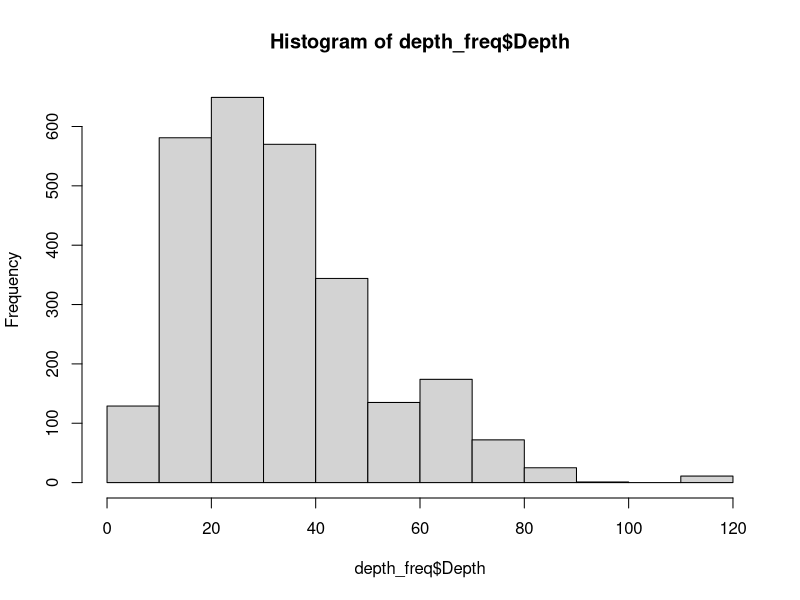
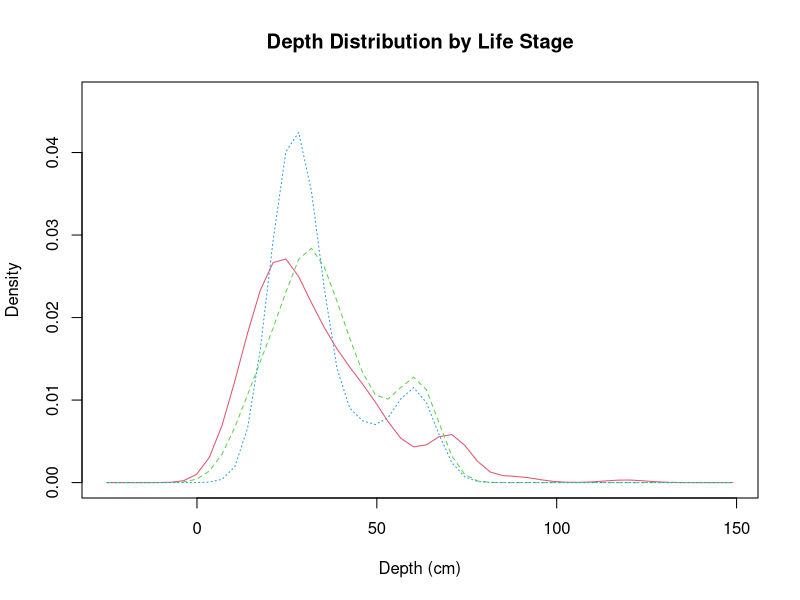

Generate these figures, in order, with R: (Note: this script raises an error after producing the figures.)
### all probability curves

library(tidyverse)
library(dplyr)
library(sm)

setwd("/Users/katieirving/Documents/git/flow_eco_mech")

## work flow
## histograms as probability
## density or probability?
## scale and center using mean depth

## upload data 
## Depth
## Adult

ad_depth_con <- read.csv("output_data/05a_adult_depth_continuous.csv")
ad_depth_cat <- read.csv("output_data/05a_adult_depth_categorical.csv")
juv_depth_con <- read.csv("output_data/05a_juvenile_depth_continuous.csv")
juv_depth_cat <- read.csv("output_data/05a_juvenile_depth_categorical.csv")
sp_depth_cat <- read.csv("output_data/05a_spawning_depth_continuous.csv")

## format spawning
sp_depth_catx <- sp_depth_cat[,c(4,15)]
sp_depth_catx$Depth <- sp_depth_catx$Depth..m.*100
sp_depth_catx$Abundance <- 1
sp_depth_catx$Dataset <- "Saiki"
sp_depth_catx<- sp_depth_catx[, 3:5]
sp_depth_catx$Life_Stage <- "Spawning"
sp_depth_catx
## combine data adult
all_depth <- rbind(ad_depth_con, ad_depth_cat)

all_depth$Life_Stage <- "Adult"
head(all_depth)
all_depth<- all_depth[,-1]

## combine juv depth
juv_depth <- rbind(juv_depth_cat, juv_depth_con)
juv_depth$Life_Stage <- "Juvenile"
juv_depth <- juv_depth[,-1]
## combine all
head(juv_depth)
head(all_depth)
head(sp_depth_catx)
all_depthx <- rbind(all_depth, sp_depth_catx, juv_depth)
all_depthx <- na.omit(all_depthx)
## uncount data into frequency 

depth_freq <- all_depthx %>% 
  uncount(Abundance)
hist(depth_freq$Depth)

##look at different life stages

tx <- depth_freq$Life_Stage == "Adult"
sx <- depth_freq$Life_Stage == "Juvenile"
wx <- depth_freq$Life_Stage == "Spawning"


depth_freq$Dataset_num[tx] <- 1
depth_freq$Dataset_num[sx] <- 2
depth_freq$Dataset_num[wx] <- 3
sum(is.na(depth_freq))

attach(depth_freq)

# create value labels
data.f <- factor(Dataset_num, levels= 1:3,
                 labels = c("Adult", "Juvenile", "Spawning"))
data.f
str(Depth)
as.vector(Depth)
# plot densities
sm.density.compare(as.vector(Depth), Dataset_num, xlab="Depth (cm)")
title(main="Depth Distribution by Life Stage")

# add legend via mouse click
colfill<-c(2:(2+length(levels(data.f))))
legend(locator(1), levels(data.f), fill=colfill)

### individual life stages
## uncount data into frequency

depth_freq <- all_depth %>% 
  uncount(Abundance)
hist(depth_freq$Depth)

##look at different data sets

## compare different data sets
### get numbers for datasets
unique(depth_freq$Dataset)
tx <- depth_freq$Dataset == "Thompson"
sx <- depth_freq$Dataset == "Saiki"
wx <- depth_freq$Dataset == "Wulff"
swx <- depth_freq$Dataset == "SAWA"
smx <- depth_freq$Dataset == "SMEA"

depth_freq$Dataset_num[tx] <- 1
depth_freq$Dataset_num[sx] <- 2
depth_freq$Dataset_num[wx] <- 3
depth_freq$Dataset_num[swx] <- 4
depth_freq$Dataset_num[smx] <- 5

attach(depth_freq)

# create value labels
data.f <- factor(Dataset_num, levels= 1:5,
                 labels = c("Thompson", "Saiki", "Wulff", "SAWA", "SMEA"))
data.f
str(Depth)
as.vector(Depth)
# plot densities
sm.density.compare(as.vector(Depth), Dataset_num, xlab="Depth (cm)")
title(main="Depth Distribution by Dataset")

# add legend via mouse click
colfill<-c(2:(2+length(levels(data.f))))
legend(locator(1), levels(data.f), fill=colfill)

### centered and scaled histogram probability
mean ## 33.5929
(71-33.5929)/4
subset(depth_freq, Scaled_Depth >=2)

depth_freq$Scaled_Depth <-scale(depth_freq$Depth, scale=T, center=T)
scaled_x <- depth_freq$Scaled_Depth
h <- hist(scaled_x)
h$counts=(h$counts/sum(h$counts))*100
plot(h, xlab="Distance from mean Depth", ylab = "Percentage of observations",main = "Adult/Depth: Probability curve")
par(new=TRUE)
xfit<-seq(min(scaled_x),max(scaled_x),length=120)
yfit<-dnorm(xfit,mean=mean(scaled_x),sd=sd(scaled_x))
#plot the line with no axes or labels
plot(xfit, yfit, axes=FALSE, xlab='', ylab='', type='l', col='red' )
#add these now with axis
axis(4, at=pretty(range(yfit)))
scaled_x
dnorm()
### spawning

## uncount data into frequency
sp_depth_catx <- sp_depth_cat[,c(4,15)]
sp_depth_catx$Depth <- sp_depth_catx$Depth..m.*100
sp_depth_catx$Abundance <- 1
sp_depth_catx$Dataset <- "Saiki"


depth_freq <- sp_depth_catx %>% 
  uncount(Abundance)
hist(depth_freq$Depth)

##look at different sites

## compare different data sets
### get numbers for datasets
unique(depth_freq$Site)
tx <- depth_freq$Site == "MWDA"
sx <- depth_freq$Site == "MWDB"
wx <- depth_freq$Site == "SGRA"
swx <- depth_freq$Site == "SGRB"
tx
sx
wx
swx
depth_freq$Dataset_num[tx] <- 1
depth_freq$Dataset_num[sx] <- 1
depth_freq$Dataset_num[wx] <- 2
depth_freq$Dataset_num[swx] <- 2

depth_freq <- na.omit(depth_freq)
attach(depth_freq)

# create value labels
data.f <- factor(Dataset_num, levels= 1:2,
                 labels = c("Santa Ana", "San Gabriel"))
data.f
str(Depth)
as.vector(Depth)
# plot densities
as.vector(Depth)
sm.density.compare(as.vector(Depth), Dataset_num, xlab="Depth (cm)")
title(main="Depth Distribution by Site (Saiki)")

# add legend via mouse click
colfill<-c(2:(2+length(levels(data.f))))
legend(locator(1), levels(data.f), fill=colfill)

### centered and scaled histogram probability
mean ## 34.5
mean(depth_freq$Depth)
depth_freq$Scaled_Depth <-scale(depth_freq$Depth, scale=T, center=T)
scaled_x <- depth_freq$Scaled_Depth
h <- hist(scaled_x)
h$counts=(h$counts/sum(h$counts))*100
plot(h, xlab="Distance from mean Depth", ylab = "Percentage of observations",main = "Spawning/Depth: Probability curve")
par(new=TRUE)
xfit<-seq(min(scaled_x),max(scaled_x),length=120)
yfit<-dnorm(xfit,mean=mean(scaled_x),sd=sd(scaled_x))
#plot the line with no axes or labels
plot(xfit, yfit, axes=FALSE, xlab='', ylab='', type='l', col='red' )
#add these now with axis
axis(4, at=pretty(range(yfit)))


### juvenile

juv_depth_con <- read.csv("output_data/05a_juvenile_depth_continuous.csv")
juv_depth_cat <- read.csv("output_data/05a_juvenile_depth_categorical.csv")
# sp_depth_cat <- read.csv("output_data/05a_spawning_depth_continuous.csv")

## combine data
all_depth <- rbind(juv_depth_con, juv_depth_cat)

## uncount data into frequency

depth_freq <- all_depth %>% 
  uncount(Abundance)
hist(depth_freq$Depth)

##look at different data sets

## compare different data sets
### get numbers for datasets
unique(depth_freq$Dataset)
sx <- depth_freq$Dataset == "Saiki"
smx <- depth_freq$Dataset == "SMEA"

depth_freq$Dataset_num[sx] <- 1
depth_freq$Dataset_num[smx] <- 2

attach(depth_freq)

# create value labels
data.f <- factor(Dataset_num, levels= 1:2,
                 labels = c("Saiki", "SMEA"))
data.f
str(Depth)
as.vector(Depth)
# plot densities
sm.density.compare(as.vector(Depth), Dataset_num, xlab="Depth (cm)")
title(main="Depth Distribution by Dataset (Juvenile)")

# add legend via mouse click
colfill<-c(2:(2+length(levels(data.f))))
legend(locator(1), levels(data.f), fill=colfill)

# mean ## 36.55253
depth_freq$Scaled_Depth <-scale(depth_freq$Depth, scale=T, center=T)
scaled_x <- depth_freq$Scaled_Depth
h <- hist(scaled_x)
h$counts=(h$counts/sum(h$counts))*100
plot(h,  xlab="Distance from mean Depth", ylab = "Percentage of observations", main = "Juvenile/Depth: Probability curve")
par(new=TRUE)
xfit<-seq(min(scaled_x),max(scaled_x),length=120)
yfit<-dnorm(xfit,mean=mean(scaled_x),sd=sd(scaled_x))
#plot the line with no axes or labels
plot(xfit, yfit, axes=FALSE, xlab='', ylab='', type='l', col='red' )
#add these now with axis
axis(4, at=pretty(range(yfit)))
# axis(1, at=pretty(seq(0,120,1)))

### example of logistic regression with percentage

## frequency column
#### histogram
## use adult data
all_depth <- rbind(ad_depth_con, ad_depth_cat)

depth_freq <- all_depth %>% 
  uncount(Abundance)
hist(depth_freq$Depth)

sum(h$counts)
x <-depth_freq$Depth
h<-hist(x)
fr <- h$counts
per <- ((h$counts/sum(h$counts))*100)
h$counts=(h$counts/sum(h$counts))*100

xfit<-seq(min(x),max(x),length=130)
yfit<-dnorm(xfit,mean=mean(x),sd=sd(x))
yfit <- yfit*diff(h$mids[1:2])*length(x)
lines(xfit, yfit, col="blue", lwd=2)
diff(h$mids[1:2])
xfit ## depths
yfit ## frequencies

percs <- as.data.frame(matrix(ncol=2,nrow=12))
colnames(percs) <- c("freq", "percs")
percs$freq <- fr
percs$percs <- per
percs

freq_df <- cbind(xfit, yfit)

freq_df <- as.data.frame(freq_df)
names(freq_df) <- c("Depth", "Freq")
str(freq_df)
max(freq_df$Freq)


freq_df$f140 <- ifelse(freq_df$Freq >=140, 1,0) ## around 5% of observations
range(freq_df[which(freq_df$f140==1),"Depth"]) ## depths between 64 & 120


freq_df$f300 <- ifelse(freq_df$Freq  >= 300, 1,0) ## around 12.5% of observations
range(freq_df[which(freq_df$f300==1),"Depth"])

freq_df$f493 <- ifelse(freq_df$Freq >= 493 , 1,0) ## around 20.3% of observations
range(freq_df[which(freq_df$f493==1),"Depth"])

# freq_df$fmax <- ifelse(freq_df$Freq > 493, 1,0) ## around 20.3% of observations
# range(freq_df[which(freq_df$fmax==1),"Depth"])

freq_df

## model glm

freq140_glm <- glm(f140~Depth, data=freq_df,family=binomial(link = "logit"))
summary(freq140_glm)

freq300_glm <- glm(f300~Depth, data=freq_df,family=binomial(link = "logit"))
summary(freq300_glm)

freq493_glm <- glm(f493~Depth, data=freq_df,family=binomial(link = "logit"))
summary(freq493_glm)

freqmax_glm <- glm(fmax~Depth, data=freq_df,family=binomial(link = "logit"))
summary(freqmax_glm)


# create range of depth values

xdepth  <- seq(0,130, 0.1)
## prediction

## percentage is in relation to the bins in histogram

ydepth <- predict(freq140_glm, list(Depth = xdepth), type="response")
plot(freq_df$Depth, freq_df$f140, pch = 16, xlab = "Depth (cm)", ylab = "Presence", main="Adult/Depth: 5% Obvs")
lines(xdepth, ydepth) ## need to force through 0


ydepth <- predict(freq300_glm, list(Depth = xdepth), type="response")
plot(freq_df$Depth, freq_df$f300, pch = 16, xlab = "Depth (cm)", ylab = "Presence", main="Adult/Depth: 12.5% Obvs")
lines(xdepth, ydepth) ## need to force through 0

ydepth <- predict(freq493_glm, list(Depth = xdepth), type="response")
plot(freq_df$Depth, freq_df$f493, pch = 16, xlab = "Depth (cm)", ylab = "Presence", main="Adult/Depth: 46% Obvs")
lines(xdepth, ydepth) ## need to force through 0

ydepth <- predict(freqmax_glm, list(Depth = xdepth), type="response")
plot(freq_df$Depth, freq_df$fmax, pch = 16, xlab = "Depth (cm)", ylab = "Presence", main="Adult/Depth: 46% Obvs")
lines(xdepth, ydepth) ## need to force through 0

## back to prob curves

## temperature
ad_temp_con <- read.csv("output_data/05a_adult_temperature_continuous.csv")
juv_temp_con <- read.csv("output_data/05a_juvenile_temperature_continuous.csv")
sp_temp_con <- read.csv("output_data/05a_spawning_temperature_continuous.csv")
juv_temp_con
## adult
ad_temp_con
## uncount data into frequency

temp_freq <- ad_temp_con %>% 
  uncount(abundance)
hist(temp_freq$Temp)

##look at different data sets

## compare different data sets
### get numbers for datasets
unique(temp_freq$Dataset)
sx <- temp_freq$Dataset == "Saiki"
swx <- temp_freq$Dataset == "SAWA"

temp_freq$Dataset_num[sx] <- 1
temp_freq$Dataset_num[swx] <- 2

attach(temp_freq)

# create value labels
data.f <- factor(Dataset_num, levels= 1:2,
                 labels = c("Saiki", "SAWA"))


# plot densities
sm.density.compare(as.vector(Temp), Dataset_num, xlab="Temp")
title(main="Temp Distribution by Dataset (Adult)")

# add legend via mouse click
colfill<-c(2:(2+length(levels(data.f))))
legend(locator(1), levels(data.f), fill=colfill)

mean(temp_freq$Temp) ## 19.19221
temp_freq$Scaled_Temp <-scale(temp_freq$Temp, scale=T, center=T)
scaled_x <- temp_freq$Scaled_Temp
h <- hist(scaled_x)
h$counts=(h$counts/sum(h$counts))*100
plot(h,  xlab="Distance from mean Temp", ylab = "Percentage of observations", main = "Adult/Temp: Probability curve")
par(new=TRUE)
xfit<-seq(min(scaled_x),max(scaled_x),length=120)
yfit<-dnorm(xfit,mean=mean(scaled_x),sd=sd(scaled_x))
#plot the line with no axes or labels
plot(xfit, yfit, axes=FALSE, xlab='', ylab='', type='l', col='red' )
#add these now with axis
axis(4, at=pretty(range(yfit)))
# axis(1, at=pretty(seq(0,120,1)))

## Juvenile

juv_temp_con
## adult
ad_temp_con
## uncount data into frequency

temp_freq <- juv_temp_con %>% 
  uncount(Abundance)
hist(temp_freq$Temp)

mean(temp_freq$Temp) ## 17.02222
temp_freq$Scaled_Temp <-scale(temp_freq$Temp, scale=T, center=T)
scaled_x <- temp_freq$Scaled_Temp
h <- hist(scaled_x)
h$counts=(h$counts/sum(h$counts))*100
plot(h,  xlab="Distance from mean Temp", ylab = "Percentage of observations", main = "Juvenile/Temp: Probability curve")
par(new=TRUE)
xfit<-seq(min(scaled_x),max(scaled_x),length=120)
yfit<-dnorm(xfit,mean=mean(scaled_x),sd=sd(scaled_x))
#plot the line with no axes or labels
plot(xfit, yfit, axes=FALSE, xlab='', ylab='', type='l', col='red' )
#add these now with axis
axis(4, at=pretty(range(yfit)))
# axis(1, at=pretty(seq(0,120,1)))
min(temp_freq$Temp)

## velocity

ad_vel_con <- read.csv("output_data/05a_adult_velocity_continuous.csv")
# ad_vel_cat <- read.csv("output_data/05a_adult_velocity_categorical.csv") ## bottom velocity
juv_vel_con <- read.csv("output_data/05a_juvenile_velocity_continuous.csv")
# juv_vel_cat <- read.csv("output_data/05a_juvenile_velocity_categorical.csv") ## bottom velocity

ad_vel_con2 <- subset(ad_vel_con, Dataset=="Saiki")
ad_vel_con2
vel_freq <- ad_vel_con2 %>% 
  uncount(Abundance)
hist(vel_freq$Velocity)


## compare different data sets
### get numbers for datasets


#### curve
mean(vel_freq$Velocity) ## 0.3422552, -1 = 0.09ms
min(vel_freq$Velocity)
vel_freq$Scaled_Vel <-scale(vel_freq$Velocity, scale=T, center=T)
scaled_x <- vel_freq$Scaled_Vel
h <- hist(scaled_x)
h$counts=(h$counts/sum(h$counts))*100
plot(h,  xlab="Distance from mean Velocity", ylab = "Percentage of observations", main = "Adult/Velocity: Probability curve")
par(new=TRUE)
xfit<-seq(min(scaled_x),max(scaled_x),length=120)
yfit<-dnorm(xfit,mean=mean(scaled_x),sd=sd(scaled_x))
#plot the line with no axes or labels
plot(xfit, yfit, axes=FALSE, xlab='', ylab='', type='l', col='red' )
#add these now with axis
axis(4, at=pretty(range(yfit)))
# axis(1, at=pretty(seq(0,120,1)))
dnorm(-2, mean=mean(scaled_x),sd=sd(scaled_x))

vel_freq

## check saiki site velocity
saiki_vel <- read.csv("output_data/05a_saiki_site_adult_velocity.csv")
saiki_vel
##look at different data sets - need site info
unique(saiki_vel$Site)
ma <- saiki_vel$Site == "MWDA"
mb <- saiki_vel$Site == "MWDB"
m8 <- saiki_vel$Site == "MWD8"
sa <- saiki_vel$Site == "SGRA"
sb <- saiki_vel$Site == "SGRB"

saiki_vel$Dataset_num[ma] <- 1
saiki_vel$Dataset_num[mb] <- 1
saiki_vel$Dataset_num[m8] <- 1
saiki_vel$Dataset_num[sa] <- 2
saiki_vel$Dataset_num[sb] <- 2

attach(saiki_vel)

# create value labels
data.f <- factor(Dataset_num, levels= 1:2,
                 labels = c("Santa Ana", "San Gabriel"))


# plot densities
sm.density.compare(as.vector(Velocity), Dataset_num, xlab="Velocity")
title(main="Velocity Distribution by Site (Saiki)")

# add legend via mouse click
colfill<-c(2:(2+length(levels(data.f))))
legend(locator(1), levels(data.f), fill=colfill)

## simplified histogram

ad_depth_con <- read.csv("output_data/05a_adult_depth_continuous.csv")
ad_depth_cat <- read.csv("output_data/05a_adult_depth_categorical.csv")

## uncount data into frequency
all_depth <- rbind(ad_depth_con, ad_depth_cat)

depth_freq <- all_depth %>% 
  uncount(Abundance)
hist(depth_freq$Depth)


### centered and scaled histogram probability - simplified and saved high res

jpeg("figures/simple_prob_curve.jpg", width = 800, height = 1000)
# subset(depth_freq, Scaled_Depth >=2)
depth_freq$Scaled_Depth <-scale(depth_freq$Depth, scale=T, center=T)
scaled_x <- depth_freq$Scaled_Depth
h <- hist(scaled_x, plot=F)
h$counts=(h$counts/sum(h$counts))*100
plot(h,lty="white",xlab="Depth (cm)", ylab = "Habitat Suitability",main = "")
par(new=TRUE)
xfit<-seq(min(scaled_x),max(scaled_x),length=120)
yfit<-dnorm(xfit,mean=mean(scaled_x),sd=sd(scaled_x))
#plot the line with no axes or labels
plot(xfit, yfit, axes=FALSE,xlab="", ylab="", type='l', col='red')
dev.off()

dnorm(1, mean=mean(scaled_x),sd=sd(scaled_x))

#add these now with axis
axis(2, at=pretty(range(yfit)))

## not scaled check
# subset(depth_freq, Scaled_Depth >=2)

x <- depth_freq$Depth
h <- hist(x, plot=F)
h$counts=(h$counts/sum(h$counts))*100
plot(h,lty="white",xlab="Depth (cm)", ylab = "Probability of Suitable Habitat",main = "Adult Santa Ana Sucker")
par(new=TRUE)
xfit<-seq(min(x),max(x),length=120)
yfit<-dnorm(xfit,mean=mean(scaled_x),sd=sd(scaled_x))
#plot the line with no axes or labels
plot(xfit, yfit, axes=FALSE,xlab="", ylab="", type='l', col='red')

#add these now with axis
axis(2, at=pretty(range(yfit)))
